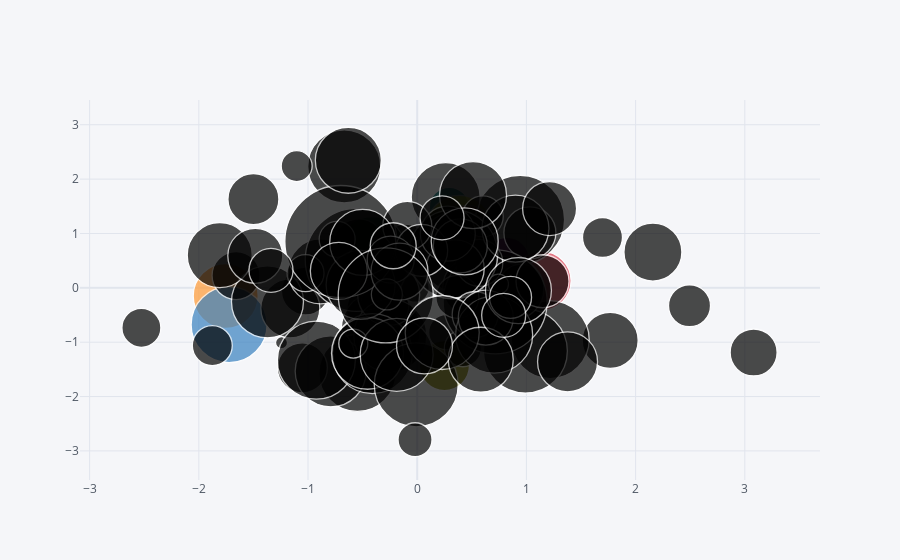

Notebook source saved alongside this figure:
### Markdown cell above
### `kind = bubble`
Very similar to the scatter plot, but we can use bubble to show the third dimension as a size of the bubble!<br>
These plots are very common in plotting world GDP, happiness etc in united nation reports!

### Code cell
df1.iplot(kind='bubble',x='A',y='B',size='C')
